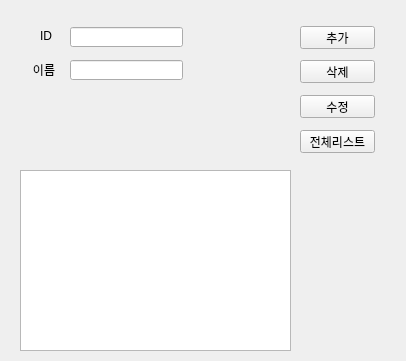
<?xml version="1.0" encoding="UTF-8"?>
<ui version="4.0">
 <class>Student</class>
 <widget class="QWidget" name="Student">
  <property name="geometry">
   <rect>
    <x>0</x>
    <y>0</y>
    <width>406</width>
    <height>361</height>
   </rect>
  </property>
  <property name="windowTitle">
   <string>Student</string>
  </property>
  <widget class="QLabel" name="label_id">
   <property name="geometry">
    <rect>
     <x>19</x>
     <y>30</y>
     <width>54</width>
     <height>12</height>
    </rect>
   </property>
   <property name="text">
    <string>ID</string>
   </property>
   <property name="alignment">
    <set>Qt::AlignCenter</set>
   </property>
  </widget>
  <widget class="QLabel" name="label_name">
   <property name="geometry">
    <rect>
     <x>17</x>
     <y>64</y>
     <width>54</width>
     <height>12</height>
    </rect>
   </property>
   <property name="text">
    <string>이름</string>
   </property>
   <property name="alignment">
    <set>Qt::AlignCenter</set>
   </property>
  </widget>
  <widget class="QLineEdit" name="lineEdit_id">
   <property name="geometry">
    <rect>
     <x>70</x>
     <y>27</y>
     <width>113</width>
     <height>20</height>
    </rect>
   </property>
  </widget>
  <widget class="QLineEdit" name="lineEdit_name">
   <property name="geometry">
    <rect>
     <x>70</x>
     <y>60</y>
     <width>113</width>
     <height>20</height>
    </rect>
   </property>
  </widget>
  <widget class="QPushButton" name="btn_add">
   <property name="geometry">
    <rect>
     <x>300</x>
     <y>26</y>
     <width>75</width>
     <height>23</height>
    </rect>
   </property>
   <property name="text">
    <string>추가</string>
   </property>
  </widget>
  <widget class="QPushButton" name="btn_delete">
   <property name="geometry">
    <rect>
     <x>300</x>
     <y>60</y>
     <width>75</width>
     <height>23</height>
    </rect>
   </property>
   <property name="text">
    <string>삭제</string>
   </property>
  </widget>
  <widget class="QPushButton" name="btn_change">
   <property name="geometry">
    <rect>
     <x>300</x>
     <y>95</y>
     <width>75</width>
     <height>23</height>
    </rect>
   </property>
   <property name="text">
    <string>수정</string>
   </property>
  </widget>
  <widget class="QPushButton" name="btn_printAll">
   <property name="geometry">
    <rect>
     <x>300</x>
     <y>130</y>
     <width>75</width>
     <height>23</height>
    </rect>
   </property>
   <property name="text">
    <string>전체리스트</string>
   </property>
  </widget>
  <widget class="QTableWidget" name="tableWidget">
   <property name="geometry">
    <rect>
     <x>20</x>
     <y>170</y>
     <width>271</width>
     <height>181</height>
    </rect>
   </property>
  </widget>
 </widget>
 <resources/>
 <connections/>
</ui>
